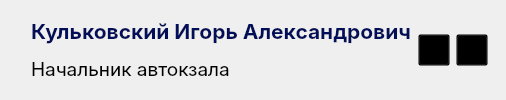
                  <widget class="QWidget" name="roundedWidget_16" native="true">
                   <layout class="QHBoxLayout" name="horizontalLayout_20">
                    <property name="leftMargin">
                     <number>18</number>
                    </property>
                    <property name="topMargin">
                     <number>16</number>
                    </property>
                    <property name="rightMargin">
                     <number>18</number>
                    </property>
                    <property name="bottomMargin">
                     <number>16</number>
                    </property>
                    <item>
                     <widget class="QLabel" name="label_92">
                      <property name="maximumSize">
                       <size>
                        <width>64</width>
                        <height>64</height>
                       </size>
                      </property>
                      <property name="styleSheet">
                       <string notr="true"/>
                      </property>
                      <property name="text">
                       <string/>
                      </property>
                      <property name="pixmap">
                       <pixmap resource="../resources.qrc">:/files/files/employees_photo/1.png</pixmap>
                      </property>
                      <property name="scaledContents">
                       <bool>true</bool>
                      </property>
                     </widget>
                    </item>
                    <item>
                     <layout class="QVBoxLayout" name="verticalLayout_52">
                      <item>
                       <widget class="QLabel" name="person_name">
                        <property name="font">
                         <font>
                          <family>Inter</family>
                          <pointsize>16</pointsize>
                          <weight>75</weight>
                          <bold>true</bold>
                         </font>
                        </property>
                        <property name="styleSheet">
                         <string notr="true">color: #010E59;</string>
                        </property>
                        <property name="text">
                         <string>Кульковский Игорь Александрович</string>
                        </property>
                       </widget>
                      </item>
                      <item>
                       <widget class="QLabel" name="person_position">
                        <property name="font">
                         <font>
                          <family>Inter</family>
                          <pointsize>14</pointsize>
                         </font>
                        </property>
                        <property name="text">
                         <string>Начальник автокзала</string>
                        </property>
                       </widget>
                      </item>
                     </layout>
                    </item>
                    <item>
                     <widget class="QPushButton" name="pushButton_3">
                      <property name="maximumSize">
                       <size>
                        <width>32</width>
                        <height>32</height>
                       </size>
                      </property>
                      <property name="cursor">
                       <cursorShape>PointingHandCursor</cursorShape>
                      </property>
                      <property name="styleSheet">
                       <string notr="true">background-color: transparent;</string>
                      </property>
                      <property name="text">
                       <string/>
                      </property>
                      <property name="icon">
                       <iconset resource="../resources.qrc">
                        <normaloff>:/icons/icons/Vector.png</normaloff>:/icons/icons/Vector.png</iconset>
                      </property>
                      <property name="iconSize">
                       <size>
                        <width>64</width>
                        <height>64</height>
                       </size>
                      </property>
                     </widget>
                    </item>
                    <item>
                     <widget class="QPushButton" name="pushButton">
                      <property name="enabled">
                       <bool>true</bool>
                      </property>
                      <property name="maximumSize">
                       <size>
                        <width>32</width>
                        <height>32</height>
                       </size>
                      </property>
                      <property name="cursor">
                       <cursorShape>PointingHandCursor</cursorShape>
                      </property>
                      <property name="styleSheet">
                       <string notr="true">background-color: transparent</string>
                      </property>
                      <property name="text">
                       <string/>
                      </property>
                      <property name="icon">
                       <iconset resource="../resources.qrc">
                        <normaloff>:/icons/icons/trash.png</normaloff>:/icons/icons/trash.png</iconset>
                      </property>
                      <property name="iconSize">
                       <size>
                        <width>64</width>
                        <height>64</height>
                       </size>
                      </property>
                     </widget>
                    </item>
                   </layout>
                  </widget>
